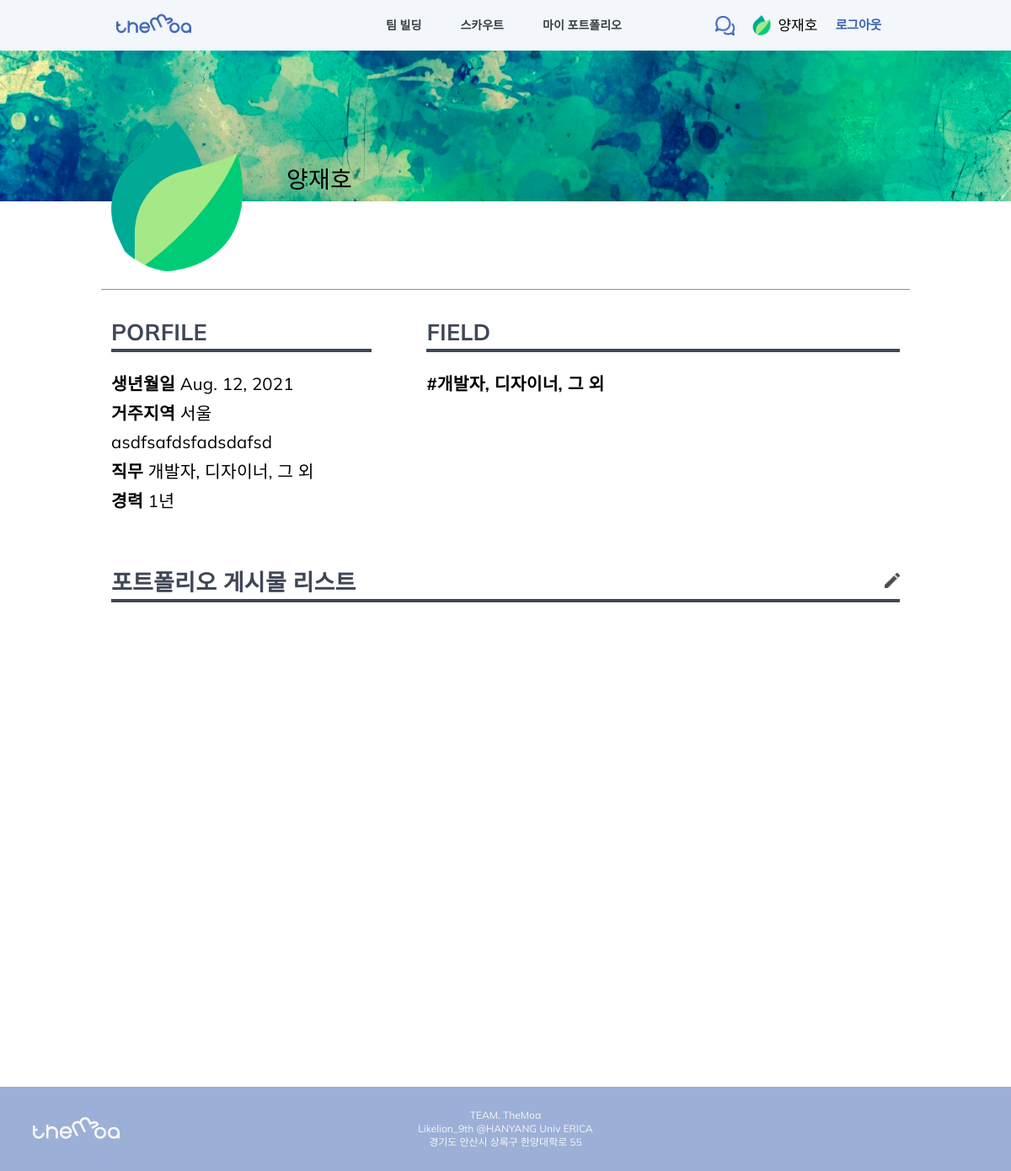
/portfolio/1 (signed in), run on the app's committed database.
### users/models.py (models this page shows)
class User(AbstractUser):
    image = models.ImageField(default="image/users/none/profile_default.png", upload_to="image/users" , blank=True, null=False)
    name = models.CharField(default='', max_length=300)
    birth_date = models.DateField(default=timezone.now)
    address_sido = models.CharField(default='', choices=LOCATE_CHOICES, max_length=200)
    address_gungu = models.CharField(default='', max_length=200)
    career = models.CharField(default='0', max_length=200, choices=CAREER_CHOICES)
    state = models.CharField(default='', blank=True, null=False, max_length=200, choices=STATE_CHOICES)
    role = MultiSelectField(default='Etc', choices=ROLE_CHOICES, max_choices=4, max_length=200)
    intro = models.TextField(default="", blank=True, null=False)

### mypf/views.py (the view)
# urls.py: path('<int:id>', profile, name='profile'),
def profile(request, id):
    user_instance = None
    if request.user.id:
        user_instance = User.objects.get(pk=request.user.id)
    user = get_object_or_404(User, pk=id)
    pfs = Portfolio.objects.filter(user_id=id).order_by('-id')
    paginator = Paginator(pfs, 4)
    page = request.GET.get('page')
    pfs = paginator.get_page(page)
    context = {
        'user_instance': user_instance,
        'user_id':id,
        'obj': user,
        'pfs':pfs,
    }
    return render(request, 'mypf/profile.html', context)

### templates/mypf/profile.html (shortened to what this page needs)
{% extends 'base.html' %}
        {% load static %}
        {% block extrahead %}
        <link rel="stylesheet" href="../../static/css/base.css">
        <link rel="stylesheet" href="../../static/css/mypf/profile.css">
        {% endblock %}
{% block content %}
<div>
    <img class="profile-back" src="{% if obj.id == user.id %}../../static/img/mypf/back_img.png {% else %}../../static/img/profile_back.png {% endif %}">
    <div class="profile-container">
        <img src="../../media/{{obj.image}}"alt="프로필 사진">
        <div class="name-container">
            <p>{{obj.name}}</p>
        </div>
    </div>
    <div class="info-container">
        <div class="spec">
            <div>
                <div class="spec-title">
                    <p>PORFILE</p>
                </div>
                <strong>생년월일 </strong>{{obj.birth_date}} <br>
                <strong>거주지역 </strong>{{obj.address_sido}} {{obj.address_gungu}} <br>
                <strong>직무 </strong>{{obj.get_role_display}} <br>
                <strong>경력 </strong>{{obj.get_career_display}}
            </div>
            <div>
                <div class="spec-title">
                    <p>FIELD</p>
                </div>
                <strong>#{{obj.get_role_display}}</strong>
            </div>
        </div>
        <div class="portfolio">
            <div class="spec-title">
                <p>포트폴리오 게시물 리스트</p>
                {% if user.id == user_id %}
                <a href="{% url 'mypf:create_pf' user_id %}">
                    <img src="../../static/img/mypf/edit_icon.png" alt="">
                </a>
                {% endif %}
            </div>
        </div>
    </div>
</div>
{% endblock %}

### templates/base.html (shortened to what this page needs)
<!DOCTYPE html>
<html lang="en">
<head>
    {% load static %}
    <link rel="stylesheet" href="../../../static/css/base.css">
    {% block extrahead %}
    {% endblock %}
</head>
<body>
    <header>
        <nav class="nav-container">
            <ul class="nav-wrapper">
                <li class="logo">
                    <a href="{% url 'main:main' %}">
                        <div class="logo-img" style="background-image: url('../../../static/img/logo.png');"></div>
                    </a>
                </li>
                <li class="url-container">
                    <a href="{% url 'team_build:team_build' %}">팀 빌딩</a>
                    <a href="{% url 'scout:user' %}">스카우트</a>
                    <a href="{% if user.is_authenticated %} {% url 'mypf:profile' user.id %} {% else %} {% url 'users:login' %} {% endif %}">마이 포트폴리오</a>
                </li>
                <li class="{% if user.is_authenticated %} user-container {% endif %}">
                    <a href="{% if user.is_authenticated %} {% if user.is_authenticated %} {% url 'chat:index' %} {% else %} {% url 'users:login' %} {% endif %} {% else %} {% url 'users:login' %} {% endif %}">
                        {% if user.is_anonymous %}
                        <div class="chat-img anonymous"></div>
                        {% else %}
                        <div class="chat-img"></div>
                        {% endif %}
                    </a>
                    {% if user.is_authenticated %}
                    <div class="profile-img"></div>
                    <a class="user-name"href="{% url 'mypage:mypage' user.id %}">{{user.name}}</a>
                    <a class="logout" href="{% url 'users:logout' %}">로그아웃</a>
                    {% else %}
                    <a class="btn login" href="{% url 'users:login' %}">로그인</a>
                    <a class="btn signup" href="{% url 'users:signup' %}">회원가입</a>
                    {% endif %}
                </li>
            </ul>
        </nav>
    </header>
    {% block content %}
    {% endblock %}
    <footer>
        <div>
            <div class="footer-img" style="background-image: url('../../../static/img/footer_logo.png');"></div>
        </div>
        <div>
            <p>TEAM. TheMoa <br>
                Likelion_9th @HANYANG Univ ERICA <br>
                경기도 안산시 상록구 한양대학로 55</p>
        </div>
    </footer>
</body>
</html>

### static/css/base.css (style rules this page uses)
body, html { margin: 0; padding : 0; font-family: 'Mulish', sans-serif; }
a { text-decoration: none; }
.nav-container { display: flex; align-items: center; justify-content: center; background-color: #F3F6FA; width: 100%; height: 60px; }
.logo { float: left; }
.logo-img { width: 116px; height: 32px; background-repeat: no-repeat; background-size: contain; }
.nav-wrapper { display: flex; align-items: center; justify-content: space-between; width: 77vw; height: 42px; padding: 0; margin: 0; list-style-type: none; }
.url-container { display: flex; justify-content: space-between; width: 280px; margin: 0 0 0 10%; }
.url-container > a { overflow: hidden; text-overflow: ellipsis; display: -webkit-box; -webkit-line-clamp: 1; -webkit-box-orient: vertical; word-wrap: break-word; color: #373F41; font-weight: 600; font-size: 14px; line-height: 18px; }
.user-container { width: 23%; display: flex; align-items: center; }
.chat-img { width: 23px; height: 23px; margin-right: 20px; background-image: url('../img/nav_chat.png'); background-repeat: no-repeat; background-size: cover; }
.profile-img { width: 24px; height: 24px; margin-right: 7px; border-radius: 50%; background-repeat: no-repeat; background-size: cover; }
.user-container > .user-name { overflow: hidden; text-overflow: ellipsis; display: -webkit-box; -webkit-line-clamp: 1; -webkit-box-orient: vertical; word-wrap: break-word; color: #000000; font-weight: normal; font-size: 17px; line-height: 40px; }
.user-container > .logout { margin-left: 10%; font-weight: bold; font-size: 15px; line-height: 18px; letter-spacing: -0.01em; color: #3C64B1; }
footer { display: flex; align-items: center; width: 100%; height: 100px; background: #9CB0D7; }
footer > div { display: flex; align-items: center; justify-content: center; float: left; height: 100%; text-align: center; }
footer > div:first-child { width: 15%; }
footer > div:nth-child(2) { width: 70%; font-size: 12px; line-height: 16px; color: #F5F5F5; }
.footer-img { margin: auto; width: 103px; height: 29px; background-size: contain; background-repeat: no-repeat; }

### static/css/mypf/profile.css (style rules this page uses)
* { margin: 0; padding: 0; }
.profile-back { width: 100%; height: 179px; overflow: hidden; }
.profile-container { display: flex; width: 80%; height: 200px; margin: auto; margin-top: -100px; border-bottom: 1px solid #929292; }
.profile-container > img { width: 180px; height: 180px; border-radius: 50%; object-fit: cover; }
.name-container { display: flex; flex-direction: column; justify-content: flex-end; height: 90px; margin-left: 40px; }
.name-container > p { font-size: 28px; line-height: 40px; letter-spacing: 0.2px; color: #000000; }
.info-container { width: 78%; height: 886px; margin: 30px auto; display: flex; flex-direction: column; }
.spec > div { font-size: 1.7vw; line-height: 170%; letter-spacing: 0.2px; color: #000000; }
.spec > div:first-child { float: left; width: 33%; }
.spec > div:nth-child(2) { float: right; width: 60%; }
.spec-title { display: flex; align-items: center; justify-content: space-between; border-bottom: 4px solid #3F4757; margin-bottom: 20px; }
.spec-title > p { float: left; font-weight: bold; font-size: 27px; line-height: 40px; letter-spacing: 0.2px; color: #3F4757; }
.spec-title > a { float: right; }
.spec-title > a > img { width: 18px; height: 18px; object-fit: contain; }
.portfolio { margin-top: 60px; }

### data on the page
User: name "양재호", image (picture), birth_date "Aug. 12, 2021", address_sido "서울", address_gungu "asdfsafdsfadsdafsd", role "개발자, 디자이너, 그 외", career "1년"
